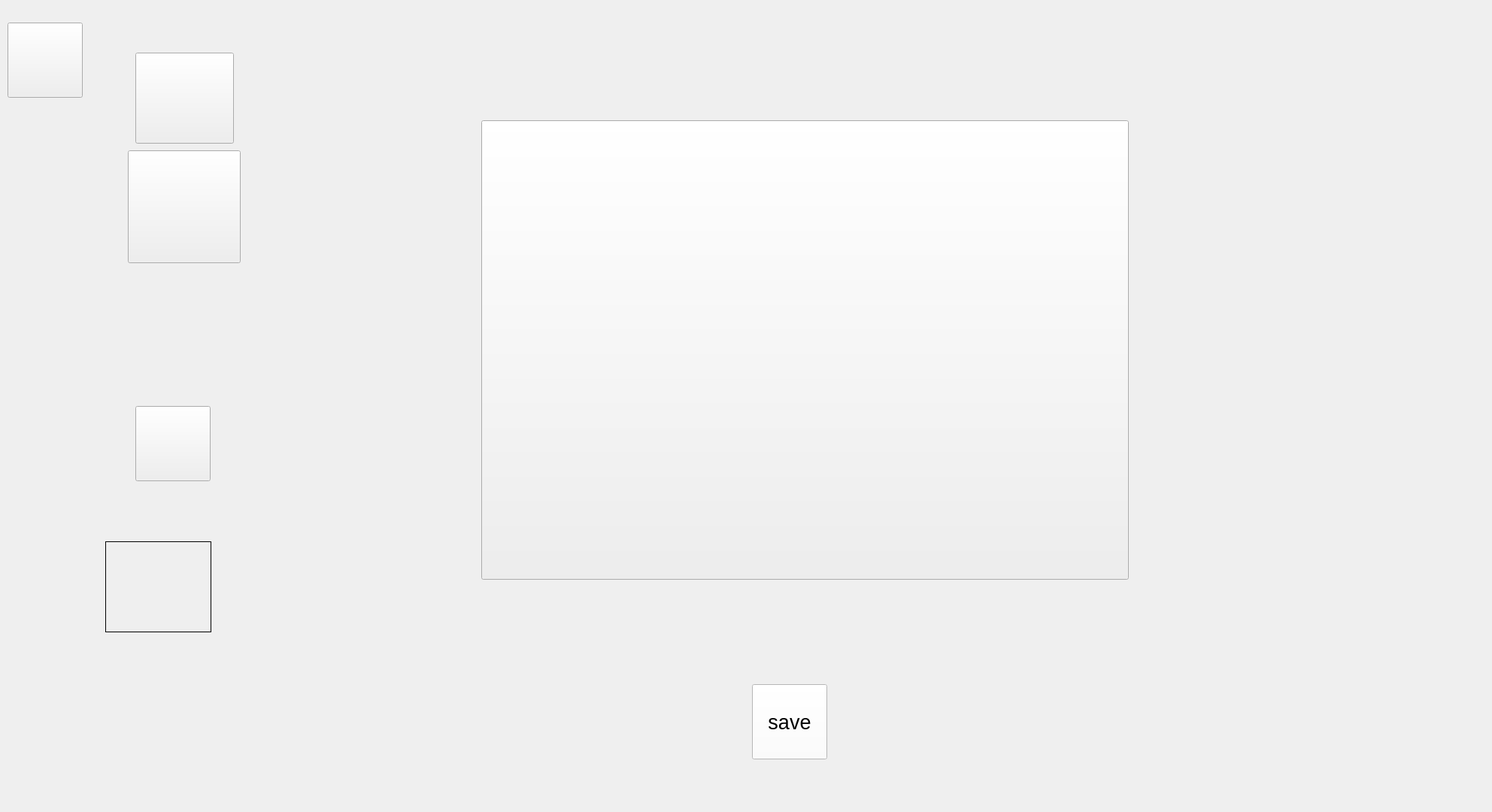
<?xml version="1.0" encoding="UTF-8"?>
<ui version="4.0">
 <class>Form</class>
 <widget class="QWidget" name="Form">
  <property name="geometry">
   <rect>
    <x>0</x>
    <y>0</y>
    <width>1984</width>
    <height>1080</height>
   </rect>
  </property>
  <property name="windowTitle">
   <string>Form</string>
  </property>
  <widget class="QLabel" name="imgLabel">
   <property name="geometry">
    <rect>
     <x>140</x>
     <y>720</y>
     <width>141</width>
     <height>121</height>
    </rect>
   </property>
   <property name="frameShape">
    <enum>QFrame::Box</enum>
   </property>
   <property name="text">
    <string/>
   </property>
  </widget>
  <widget class="QPushButton" name="EmailButton">
   <property name="enabled">
    <bool>false</bool>
   </property>
   <property name="geometry">
    <rect>
     <x>170</x>
     <y>360</y>
     <width>150</width>
     <height>150</height>
    </rect>
   </property>
   <property name="styleSheet">
    <string notr="true">background-image: url(:/newPrefix/email.png);
border:black;</string>
   </property>
   <property name="text">
    <string/>
   </property>
   <property name="iconSize">
    <size>
     <width>16</width>
     <height>16</height>
    </size>
   </property>
   <property name="flat">
    <bool>false</bool>
   </property>
  </widget>
  <widget class="QPushButton" name="gobackButton">
   <property name="geometry">
    <rect>
     <x>10</x>
     <y>30</y>
     <width>100</width>
     <height>100</height>
    </rect>
   </property>
   <property name="styleSheet">
    <string notr="true"/>
   </property>
   <property name="text">
    <string/>
   </property>
   <property name="icon">
    <iconset resource="image/image.qrc">
     <normaloff>:/newPrefix/goback.png</normaloff>:/newPrefix/goback.png</iconset>
   </property>
   <property name="iconSize">
    <size>
     <width>100</width>
     <height>100</height>
    </size>
   </property>
   <property name="autoDefault">
    <bool>false</bool>
   </property>
  </widget>
  <widget class="QPushButton" name="returnButton">
   <property name="geometry">
    <rect>
     <x>180</x>
     <y>540</y>
     <width>100</width>
     <height>100</height>
    </rect>
   </property>
   <property name="styleSheet">
    <string notr="true"/>
   </property>
   <property name="text">
    <string/>
   </property>
   <property name="iconSize">
    <size>
     <width>100</width>
     <height>100</height>
    </size>
   </property>
   <property name="autoDefault">
    <bool>false</bool>
   </property>
  </widget>
  <widget class="QPushButton" name="cameraButton">
   <property name="geometry">
    <rect>
     <x>170</x>
     <y>200</y>
     <width>150</width>
     <height>150</height>
    </rect>
   </property>
   <property name="styleSheet">
    <string notr="true">background-image: url(:/newPrefix/cameraicon.png);</string>
   </property>
   <property name="text">
    <string/>
   </property>
  </widget>
  <widget class="QPushButton" name="drawButton">
   <property name="geometry">
    <rect>
     <x>640</x>
     <y>160</y>
     <width>861</width>
     <height>611</height>
    </rect>
   </property>
   <property name="styleSheet">
    <string notr="true">background-image: url(:/newPrefix/cameraicon.png);</string>
   </property>
   <property name="text">
    <string/>
   </property>
  </widget>
  <widget class="QPushButton" name="folderButton">
   <property name="geometry">
    <rect>
     <x>180</x>
     <y>70</y>
     <width>131</width>
     <height>121</height>
    </rect>
   </property>
   <property name="text">
    <string/>
   </property>
  </widget>
  <widget class="QPushButton" name="saveButton">
   <property name="geometry">
    <rect>
     <x>1000</x>
     <y>910</y>
     <width>100</width>
     <height>100</height>
    </rect>
   </property>
   <property name="font">
    <font>
     <pointsize>20</pointsize>
    </font>
   </property>
   <property name="styleSheet">
    <string notr="true">background-color: rgb(255, 255, 255);</string>
   </property>
   <property name="text">
    <string>save</string>
   </property>
   <property name="iconSize">
    <size>
     <width>100</width>
     <height>100</height>
    </size>
   </property>
   <property name="autoDefault">
    <bool>false</bool>
   </property>
  </widget>
 </widget>
 <resources>
  <include location="image/image.qrc"/>
 </resources>
 <connections/>
</ui>
